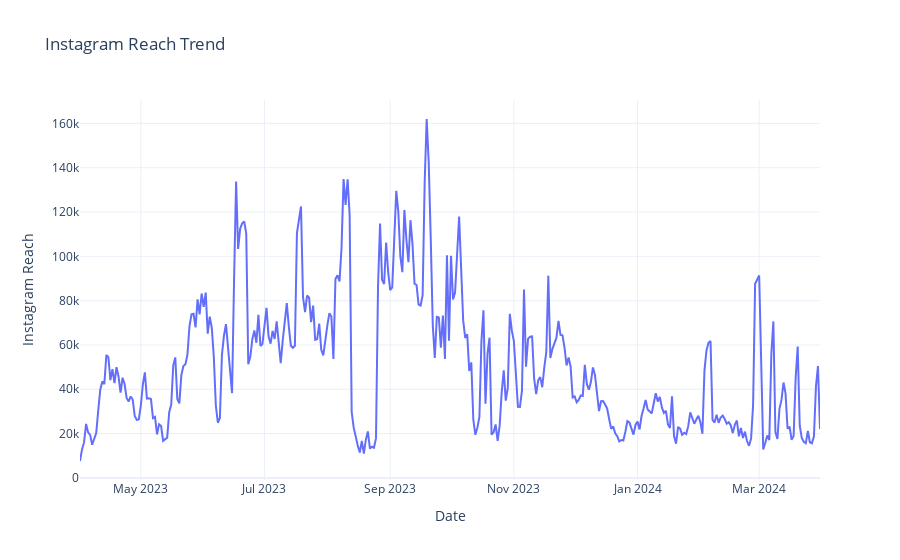

This figure's notebook cell:
### Code cell
fig = go.Figure()
fig.add_trace(go.Scatter(x=data['Date'], 
                         y=data['Instagram reach'], 
                         mode='lines', name='Instagram reach'))
fig.update_layout(title='Instagram Reach Trend', xaxis_title='Date', 
                  yaxis_title='Instagram Reach')
fig.show()

### Figure 1 — Plotly figure (JSON) as saved in the notebook; plotly's stock layout.template omitted (floating-point values rounded to 4 significant figures; data arrays with more than 128 entries replaced by an {"elided": "..."} marker saying what was removed)
{"data": [{"mode": "lines", "name": "Instagram reach", "type": "scatter", "x": {"elided": "365 str values"}, "y": {"elided": "365 int values"}}], "layout": {"title": {"text": "Instagram Reach Trend"}, "xaxis": {"title": {"text": "Date"}}, "yaxis": {"title": {"text": "Instagram Reach"}}}}
